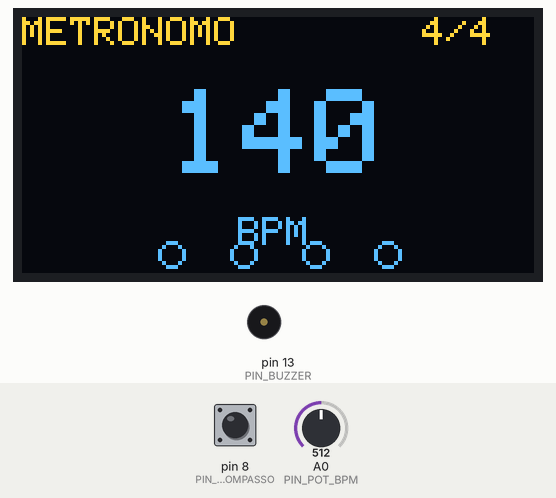
This sketch was run on a simulated Arduino Uno, built with avr-gcc and run on an emulated ATmega328P. Parts: 128×64 one-colour display, buzzer (waves = sounding). The inputs (shaded band) are chosen by the test bench; at power-on: A0 (PIN_POT_BPM) = 512, pin 8 (PIN_BTN_COMPASSO) HIGH. The OLED is the two-colour kind (top 16 rows yellow).

Above: at 1.2 s.
1.3 s: A0 (PIN_POT_BPM) set to 306
At 1.43 s:
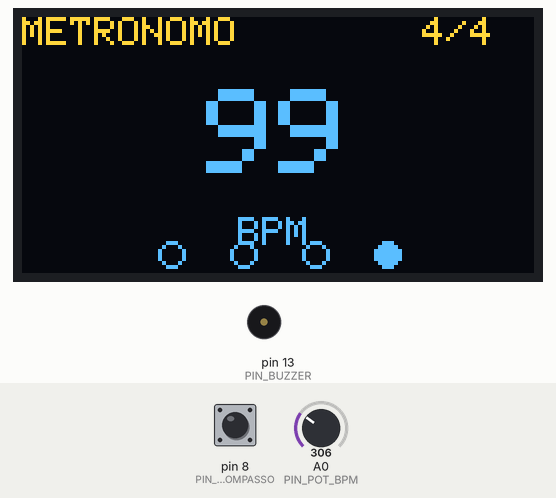
3.5 s: A0 (PIN_POT_BPM) set to 30
At 4.2 s:
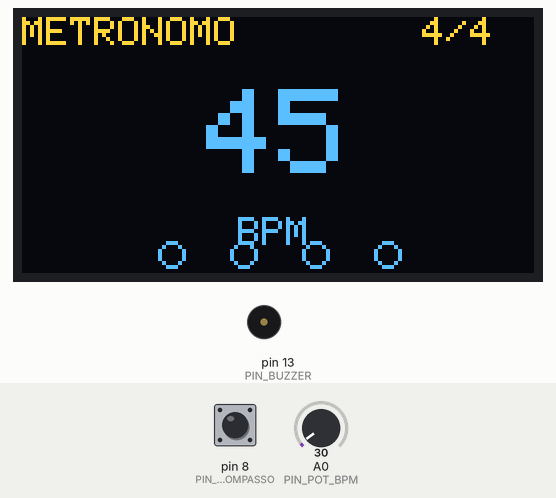
5.0 s: pin 8 (PIN_BTN_COMPASSO) pulled LOW for 0.15 s
At 5.5 s:
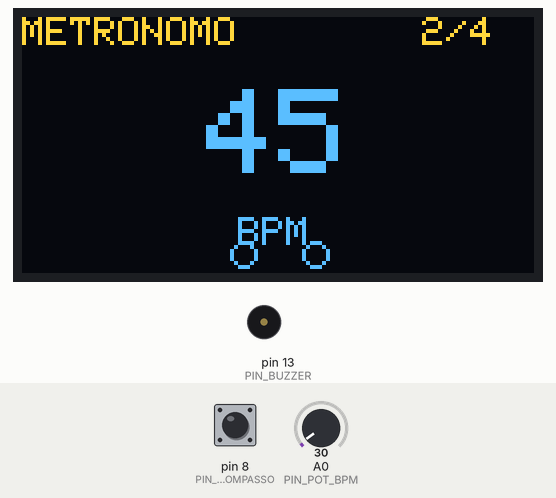
5.7 s: pin 8 (PIN_BTN_COMPASSO) pulled LOW for 1 s
At 6.3 s:
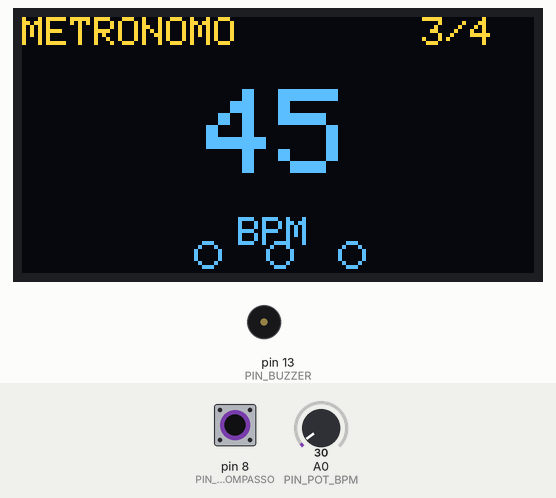
8.2 s: A0 (PIN_POT_BPM) set to 250
At 8.9 s:
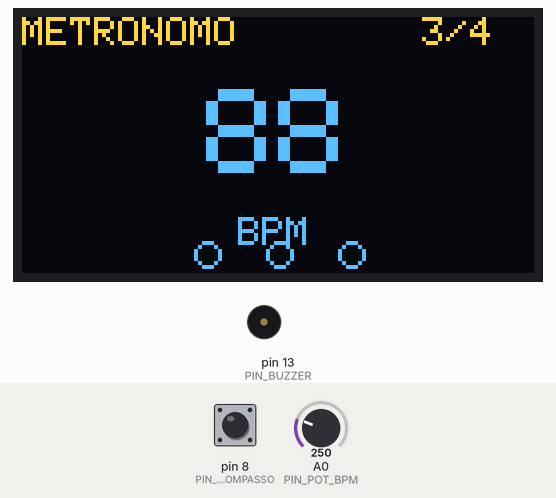
Timing chart, 0 to 10.7 s (numbered marks = the images above; inputs shaded):
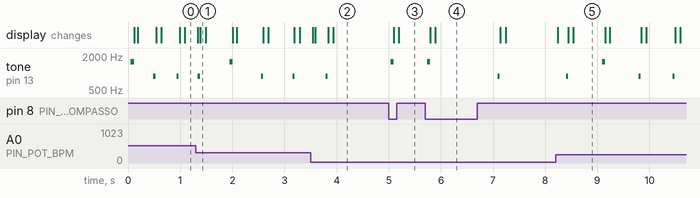

Measured:
- after the input at 3.5 s, tone on pin 13 (PIN_BUZZER): goes on until 3.8 s, then stays silent
- after the input at 5.0 s, the display: first changes after 0.10 s (image 3 shows a later state)
- by itself, tone on pin 13 (PIN_BUZZER): plays 880 Hz for 0.04 s, 1568 Hz for 0.06 s, 880 Hz for 0.04 s, 880 Hz for 0.04 s
- what the display in image 5 shows lasts 0.7 s, from 8.5 s to 9.2 s

The sketch:

sketch_metronomo_digital.ino
```cpp
/*
 * Metrônomo Digital
 * ------------------
 * Potenciômetro controla o BPM (40–240), buzzer marca o tempo (beat
 * acentuado no primeiro tempo do compasso) e a OLED exibe o BPM em
 * fonte grande + o compasso atual + indicador visual de batida.
 * Botão alterna entre os compassos 2/4, 3/4 e 4/4.
 *
 * Pinout:
 *   BTN Compasso  -> D8  (INPUT_PULLUP)
 *   POT BPM       -> A0
 *   Buzzer        -> D13
 *   OLED SDA      -> A4 (I2C)
 *   OLED SCL      -> A5 (I2C)
 *
 * Bibliotecas:
 *   Adafruit SSD1306
 *   Adafruit GFX
 */

#include <Wire.h>
#include <Adafruit_GFX.h>
#include <Adafruit_SSD1306.h>

// ---------- Pinout ----------
#define PIN_BTN_COMPASSO 8
#define PIN_POT_BPM      A0
#define PIN_BUZZER       13

// ---------- OLED ----------
#define SCREEN_WIDTH  128
#define SCREEN_HEIGHT 64
#define OLED_RESET    -1
#define OLED_ADDR     0x3C

Adafruit_SSD1306 display(SCREEN_WIDTH, SCREEN_HEIGHT, &Wire, OLED_RESET);

// ---------- BPM ----------
const int BPM_MIN = 40;
const int BPM_MAX = 240;
float potSmooth = 0;
int bpmAtual = 120;

// ---------- Compasso ----------
const uint8_t compassos[] = {2, 3, 4};      // tempos por compasso
const uint8_t NUM_COMPASSOS = sizeof(compassos) / sizeof(compassos[0]);
uint8_t indiceCompasso = 2;                 // começa em 4/4
uint8_t beatAtual = 1;                      // 1..beatsPorCompasso (próximo a soar)
uint8_t ultimoBeatTocado = 0;               // beat que soou por último (para o flash)

// ---------- Timing do metrônomo (não-bloqueante) ----------
unsigned long proximoBeat = 0;

// ---------- Debounce do botão (edge detection) ----------
struct Botao {
  uint8_t pino;
  bool leituraAnterior;     // última leitura BRUTA (para detectar mudança e resetar o timer)
  bool estadoDebounced;     // último estado já CONFIRMADO (usado para detectar a borda)
  unsigned long ultimoDebounce;
};
Botao btnCompasso = {PIN_BTN_COMPASSO, HIGH, HIGH, 0};
const unsigned long DEBOUNCE_MS = 30;

// ---------- Flash visual do beat na OLED ----------
unsigned long flashAte = 0;
const unsigned long FLASH_DURACAO_MS = 80;

// ---------- Taxa de atualização do display ----------
unsigned long proximoRefreshDisplay = 0;
const unsigned long DISPLAY_RATE_MS = 50;

void setup() {
  pinMode(PIN_BTN_COMPASSO, INPUT_PULLUP);
  pinMode(PIN_BUZZER, OUTPUT);

  if (!display.begin(SSD1306_SWITCHCAPVCC, OLED_ADDR)) {
    // Trava aqui se a OLED não inicializar — sinal de erro de fiação/endereço I2C
    for (;;) {}
  }
  display.clearDisplay();
  display.display();

  potSmooth = analogRead(PIN_POT_BPM);
  bpmAtual = lerBPM();
  proximoBeat = millis();
}

void loop() {
  unsigned long agora = millis();

  lerBotaoCompasso(agora);
  bpmAtual = lerBPM();

  unsigned long intervaloBeat = 60000UL / bpmAtual;

  if ((long)(agora - proximoBeat) >= 0) {
    dispararBeat();
    // soma o intervalo (não reseta para "agora") para não acumular atraso
    proximoBeat += intervaloBeat;
    // se ficou muito atrasado (ex: BPM mudou bruscamente), resincroniza
    if ((long)(agora - proximoBeat) > (long)intervaloBeat) {
      proximoBeat = agora + intervaloBeat;
    }
  }

  if ((long)(agora - proximoRefreshDisplay) >= 0) {
    atualizarDisplay();
    proximoRefreshDisplay = agora + DISPLAY_RATE_MS;
  }
}

// ---------------------------------------------------------------
// Leitura suavizada do potenciômetro -> BPM (40–240)
// ---------------------------------------------------------------
int lerBPM() {
  int bruto = analogRead(PIN_POT_BPM);
  potSmooth = potSmooth * 0.9 + bruto * 0.1;  // filtro exponencial simples
  int bpm = map((int)potSmooth, 0, 1023, BPM_MIN, BPM_MAX);
  return constrain(bpm, BPM_MIN, BPM_MAX);
}

// ---------------------------------------------------------------
// Botão de compasso com debounce por edge detection
// ---------------------------------------------------------------
void lerBotaoCompasso(unsigned long agora) {
  bool leitura = digitalRead(btnCompasso.pino);

  // leitura bruta mudou -> reinicia a janela de debounce
  if (leitura != btnCompasso.leituraAnterior) {
    btnCompasso.ultimoDebounce = agora;
  }

  // só aceita a leitura como "estável" depois de passar DEBOUNCE_MS sem oscilar
  if ((agora - btnCompasso.ultimoDebounce) > DEBOUNCE_MS) {
    if (leitura != btnCompasso.estadoDebounced) {
      btnCompasso.estadoDebounced = leitura;

      // borda de descida = botão pressionado (INPUT_PULLUP)
      if (btnCompasso.estadoDebounced == LOW) {
        indiceCompasso = (indiceCompasso + 1) % NUM_COMPASSOS;
        beatAtual = 1;                 // reseta a contagem do compasso novo
        proximoBeat = agora;           // próximo beat dispara já no novo compasso
        tone(PIN_BUZZER, 2000, 30);    // bip curto de confirmação
      }
    }
  }

  btnCompasso.leituraAnterior = leitura;
}

// ---------------------------------------------------------------
// Dispara o beat: som (acentuado no tempo 1) + flash visual
// ---------------------------------------------------------------
void dispararBeat() {
  uint8_t beatsPorCompasso = compassos[indiceCompasso];

  if (beatAtual == 1) {
    tone(PIN_BUZZER, 1568, 60);   // beat forte (tempo 1) — tom mais agudo/longo
  } else {
    tone(PIN_BUZZER, 880, 40);    // beat fraco — tom mais grave/curto
  }

  ultimoBeatTocado = beatAtual;
  flashAte = millis() + FLASH_DURACAO_MS;

  beatAtual++;
  if (beatAtual > beatsPorCompasso) {
    beatAtual = 1;
  }
}

// ---------------------------------------------------------------
// Layout OLED (128x64)
//   y=0..15   "METRONOMO"           compasso (ex: 4/4)
//   y=16..47  BPM em fonte grande (size 3), centralizado
//   y=50..52  rótulo "BPM"
//   y=55..63  bolinhas indicando o beat atual dentro do compasso
// ---------------------------------------------------------------
void atualizarDisplay() {
  uint8_t beatsPorCompasso = compassos[indiceCompasso];
  bool emFlash = (long)(millis() - flashAte) < 0;

  display.clearDisplay();

  // Cabeçalho: título + compasso
  display.setTextSize(1);
  display.setTextColor(SSD1306_WHITE);
  display.setCursor(0, 0);
  display.print(F("METRONOMO"));

  display.setCursor(100, 0);
  display.print(compassos[indiceCompasso]);
  display.print(F("/4"));

  // BPM grande, centralizado
  char bufBpm[4];
  snprintf(bufBpm, sizeof(bufBpm), "%d", bpmAtual);
  display.setTextSize(3);
  int16_t x1, y1;
  uint16_t w, h;
  display.getTextBounds(bufBpm, 0, 0, &x1, &y1, &w, &h);
  int16_t cursorX = (SCREEN_WIDTH - w) / 2;
  display.setCursor(cursorX, 18);
  display.print(bufBpm);

  // Rótulo BPM
  display.setTextSize(1);
  display.setCursor(SCREEN_WIDTH / 2 - 10, 50);
  display.print(F("BPM"));

  // Indicador de beat: uma bolinha por tempo do compasso
  uint8_t totalDots = beatsPorCompasso;
  uint8_t dotSpacing = 18;
  uint8_t startX = (SCREEN_WIDTH - (totalDots - 1) * dotSpacing) / 2;
  for (uint8_t i = 1; i <= totalDots; i++) {
    int16_t cx = startX + (i - 1) * dotSpacing;
    int16_t cy = 59;
    bool destacarAgora = emFlash && (i == ultimoBeatTocado);
    if (destacarAgora) {
      display.fillCircle(cx, cy, 3, SSD1306_WHITE);
    } else {
      display.drawCircle(cx, cy, 3, SSD1306_WHITE);
    }
  }

  display.display();
}
```
